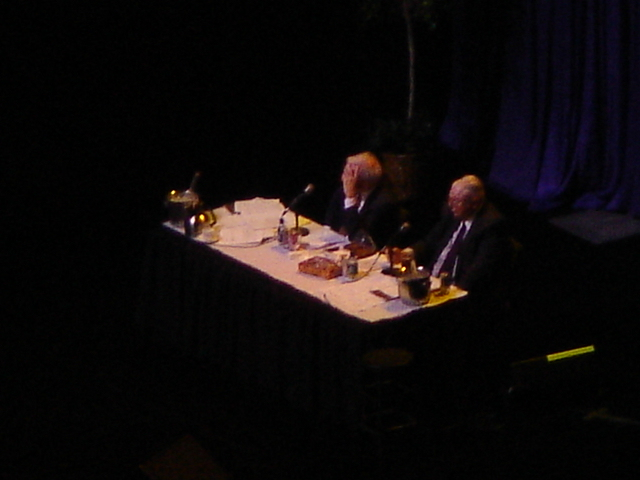
#> input picture 复利纪录片/assets/photos/brk_meeting_2007_TEDizen_CC-BY-2.0.jpg, 640 x 480 px; its folder holds only this picture in this run
$ python -i engine.py   (imports and definitions only)
#> lines starting #> are read from the running program, lines starting #| are printed output that depends on the picture
"""竖屏 1080×1920 动态图形引擎（numpy + OpenCV + Pillow/RAQM）。

画面模型：
  F.img  —— 主画面（float32 RGB, 0..1 显示空间），所有元素按 alpha 叠加或加色叠加
  F.glow —— 发光缓冲，只参与辉光（bloom），不直接显示
最终 finish(): img + bloom(glow + 高光) → 柔和高光压缩 → 暗角 → 颗粒 → uint8
"""
import math, os
from functools import lru_cache
import numpy as np, cv2
from PIL import Image, ImageDraw, ImageFont

W, H, FPS = 1080, 1920, 30
HERE = os.path.dirname(os.path.abspath(__file__))
FONT_DIR = os.path.join(HERE, '..', '..', 'champion_video', 'fonts')      # 字体与原版共用


# ---------------------------------------------------------------- easing / helpers
def cl(x, a=0.0, b=1.0):
    return a if x < a else b if x > b else x
def eo(x):
    x = cl(x); return 1 - (1 - x) ** 3
def eo5(x):
    x = cl(x); return 1 - (1 - x) ** 5
def ei(x):
    x = cl(x); return x ** 3
def eio(x):
    x = cl(x); return x * x * (3 - 2 * x)
def eio5(x):
    x = cl(x); return x ** 3 * (x * (6 * x - 15) + 10)
def eback(x, s=1.70158):
    x = cl(x) - 1; return x * x * ((s + 1) * x + s) + 1
# [4 lines left out: function eelastic, not called in this run]
def lerp(a, b, x):
    return a + (b - a) * x
def lerpc(c1, c2, x):
    return tuple(lerp(p, q, x) for p, q in zip(c1, c2))
def ramp(t, a, b):
    return cl((t - a) / max(b - a, 1e-6))
# [4 lines left out: function env, not called in this run]
def hexc(s):
    s = s.lstrip('#'); return tuple(int(s[i:i + 2], 16) / 255 for i in (0, 2, 4))
def mix(c, k):
    return tuple(min(1.0, v * k) for v in c)


# ---------------------------------------------------------------- palette
BG0 = hexc('#03050B'); BG1 = hexc('#0A1222')
WHITE = (1.0, 1.0, 1.0); INK = hexc('#E9EEF7'); DIM = hexc('#8C97AD'); FAINT = hexc('#4A556B')
#> further down, picture is the input picture: shape (480, 640, 3); mean B, G, R 10.6, 10.5, 14.4
US = hexc('#4FD1FF'); US2 = hexc('#2A7BFF')          # 美股 冰蓝
CN = hexc('#FF9A3C'); CN2 = hexc('#FF5E3A')          # A 股 琥珀橙
UP = hexc('#FF4057'); DOWN = hexc('#22D49A')          # 中国习惯：红涨绿跌
GOLD = hexc('#FFD478'); GOLD_L = hexc('#FFF3C8'); GOLD_D = hexc('#E2A03C')
VIOLET = hexc('#8F7BFF')


# ---------------------------------------------------------------- fonts & text sprites
FONTS = {
    'serif': 'serif_bold', 'serif_black': 'serif_black', 'serif_med': 'serif_med',
    'sans': 'sans_med', 'sans_light': 'sans_light', 'sans_reg': 'sans_reg', 'sans_bold': 'sans_bold', 'sans_black': 'sans_black',
    'num': 'inter_xbold', 'num_semi': 'inter_semi', 'num_reg': 'inter_reg', 'num_black': 'intert_black',
    'corm': 'corm', 'mono': 'mono',
}


# [26 lines left out: functions font, text_mask, not called in this run]


def text_w(s, fname, size, track=0.0):
    return text_mask(s, fname, size, track)[3]


# [4 lines left out: function vgrad, not called in this run]


# ---------------------------------------------------------------- frame
class Frame:
    # [150 lines left out: functions __init__, _roi, over, add, darken, text and 5 more, not called in this run]

    def line(self, p0, p1, col, a=1.0, th=2, glow=0.0, mode='add'):
        self.poly([p0, p1], col, a, th, False, glow, mode)

    # [135 lines left out: functions circle, blob, rrect_pts, glass, prism, glow_line and 2 more, not called in this run]


# ---------------------------------------------------------------- finishing
_VIG = None
# [7 lines left out: function vignette, not called in this run]


_GRAIN = None
# [7 lines left out: function grain, not called in this run]


def bloom(src, k=1.0):
#> called with k = 1
    s4 = cv2.resize(src, (W // 4, H // 4), interpolation=cv2.INTER_AREA)
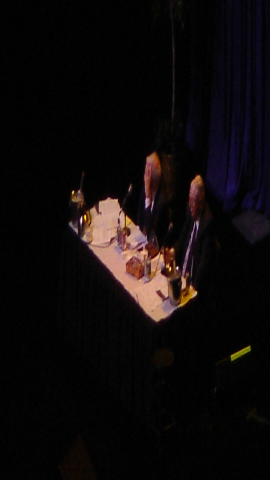
#> s4: shape (480, 270, 3); mean B, G, R 10.6, 10.5, 14.4
    b1 = cv2.GaussianBlur(s4, (0, 0), 2.5)
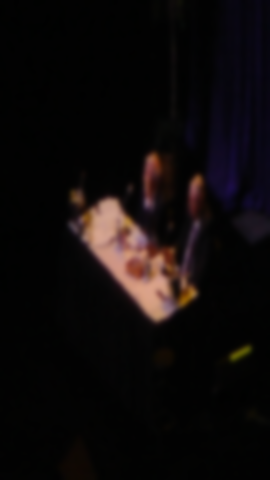
#> b1: shape (480, 270, 3); mean B, G, R 10.6, 10.5, 14.4
    s16 = cv2.resize(s4, (W // 16, H // 16), interpolation=cv2.INTER_AREA)
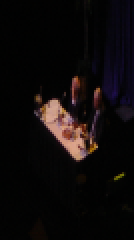
#> s16: shape (120, 67, 3) (shown 2 times larger); mean B, G, R 10.6, 10.5, 14.4
    b2 = cv2.GaussianBlur(s16, (0, 0), 3.0)
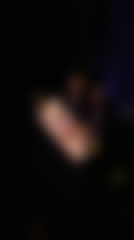
#> b2: shape (120, 67, 3) (shown 2 times larger); mean B, G, R 10.6, 10.5, 14.4
    b2 = cv2.resize(b2, (W // 4, H // 4), interpolation=cv2.INTER_LINEAR)
#> b2: shape (480, 270, 3)
    return cv2.resize(b1 * 0.8 + b2 * 1.3, (W, H), interpolation=cv2.INTER_LINEAR) * k
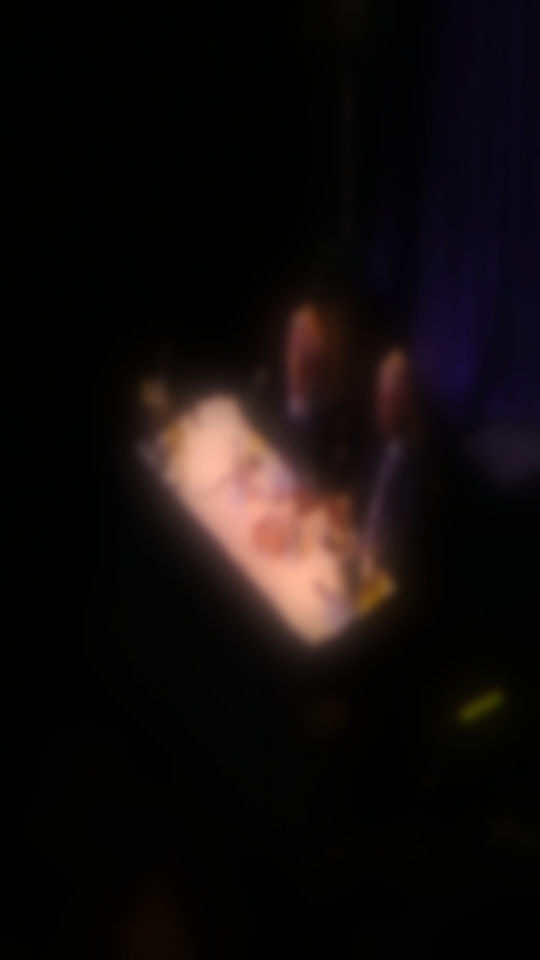
#> returned value: shape (1920, 1080, 3) float64 (shown at 1/2 size); mean of channels 0, 1, 2 22.2, 22, 30.2; drawn with min black and max white


# [20 lines left out: function finish, not called in this run]

>>> import cv2
>>> picture = cv2.imread('../../复利纪录片/assets/photos/brk_meeting_2007_TEDizen_CC-BY-2.0.jpg')
>>> result = bloom(picture)
